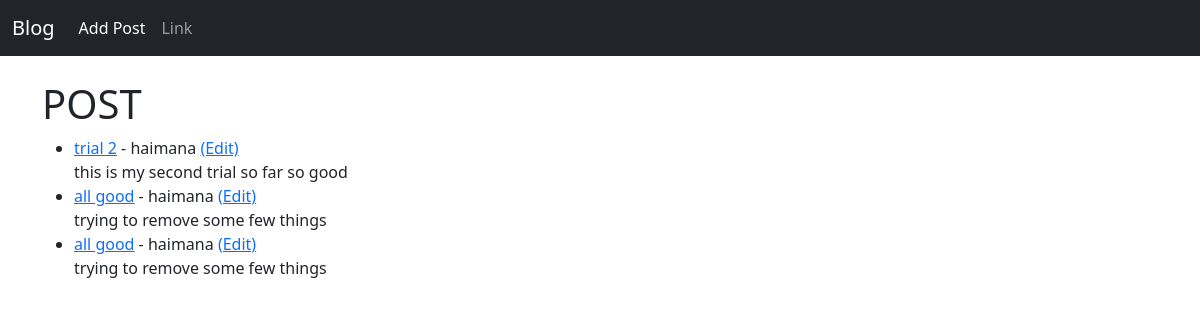
Before: / with the older database file.
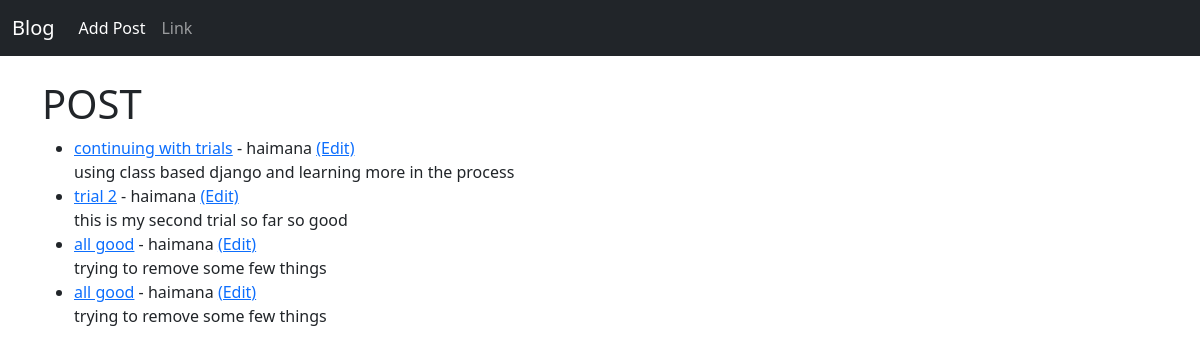
After: the same page with the newer database file.
### blog/models.py (models this page shows, shortened)
class Post(models.Model):
    title = models.CharField(max_length=255)
    title_tag = models.CharField(max_length=255, default="Post")
    author = models.ForeignKey(User, on_delete=models.CASCADE)
    body = models.TextField()
    post_date = models.DateField(auto_now_add=True)

### blog/views.py (the view)
# urls.py: path('',HomeView.as_view(), name = 'home'),
class HomeView(ListView):
    model = Post
    template_name = 'home.html'
    ordering = ['-post_date'] #displays according to the order, the last one to be displayed will be at the top

### blog/templates/home.html
{% extends 'base.html' %}
{% block content %}
<h1> POST</h1>
    <ul>
        {% for post in object_list %}
            <li><a href="{%url 'articles' post.pk %}">{{post.title}}</a> - {{post.author}}  <a href="{%url 'update' post.pk %}">(Edit)</a> <br/>
            {{post.body}} </li>
        {% endfor %}
    </ul>
{% endblock %}

Changed rows visible on the page:
added Post: title "continuing with trials", author "haimana", body "using class based django and learning more in the process"
